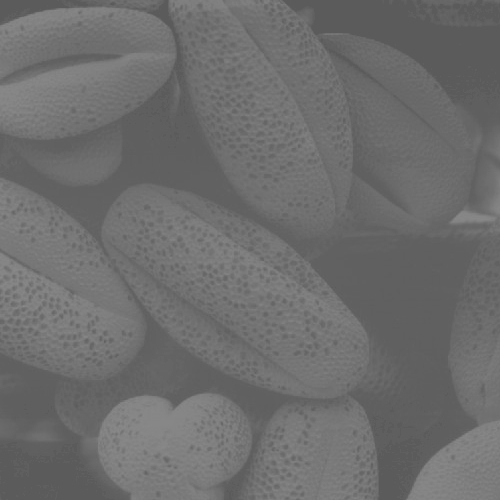
#> input picture Immagini/granelli.jpg, 500 x 500 px, found by its file name
$ python Esercitazione2_inaula.py
#> lines starting #> are read from the running program, lines starting #| are printed output that depends on the picture
# -*- coding: utf-8 -*-
"""
Created on Tue Mar 18 10:37:15 2025

@author: david
"""


import numpy as np # importa Numpy
import matplotlib.pyplot as plt # importa Matplotlib
import scipy.ndimage as ndi # importa Scipy per le immagini
import skimage.io as io # importa il modulo Input/Output di SK-Image
from skimage import exposure

import mylib as ml

# mask = x>0 #prende una matrice e verifica quando il singolo valore è maggiore di 0 ( restituisce una matrice booleana)

# x[mask] = 0 ##annulla tutti i valori maggiori di 0 x[true]

#psso compattare i due comandi
# x[x>255] = 255 ##operazione di saturazione

# plt.close();

# x = io.imread('./immagini/granelli.jpg')
# x = np.float64(x)

# plt.figure(1);
# plt.imshow(x, clim=[0,255], cmap='gray')


# # #per capire di quanto fare l'offset andiamo a vedere quanto vale il min e il max dell'immagine

# x_min = np.min(x)
# x_max= np.max(x);

# # #vediamo che il min è 90 e il max 138 dunque possiamo aggiungere anche 100 livelli per schiarirla

# y = x +50;

# plt.figure(2);
# plt.imshow(y, clim=None, cmap='gray')

# y_str = ml.fshs(y, 256)

# plt.figure(3);
# plt.imshow(y_str, clim=[0,255], cmap='gray')


# plt.figure(4);
# plt.imshow( 255-x, clim=[0,255], cmap='gray')
# plt.title('y invertita')

# plt.figure(5)
# plt.hist(y_str.flatten(), bins=256); #flatten vettorizza la matrice, bins sono i livelli di grigio
# # plt.xlim((0,255))

# # plt.figure(5)
# # plt.hist(y_str.flatten(), bins=256); #flatten vettorizza la matrice, bins sono i livelli di grigio
# # plt.xlim((0,255))

# for i in range(0, 5):
#     plt.close();


# # ###TRASFORMAZIONE LOG E POTENZA
# x = io.imread('./immagini/spettro.jpg')
# x = np.float64(x)
# plt.figure(1);plt.imshow(x, clim=None, cmap='gray');

# y= np.log(x+1) #mettiamo +1 per evitare log0 #quest'operazione modifica i livelli di grigio
# plt.figure(2); plt.imshow(np.log(x+1), clim=None, cmap='gray'); #se non voglio modificare i livelli di grigio ma voglio solo vederli
# # #posso mettere il log direttamente nella visualizzazione

# plt.close('all');


# # ##prova di potenza su vista aerea
# x= io.imread('./immagini/vista_aerea.jpg')
# y = x**0.9
# plt.figure(1);plt.imshow(x, clim=[0,255], cmap='gray');
# plt.figure(2); plt.imshow(y, clim=[0,255], cmap='gray'); #se non voglio modificare i livelli di grigio ma voglio solo vederli

# plt.close('all');

#equalizzazione dell'istogramma
# z= io.imread('./immagini/marte.jpg')
# plt.figure(1);plt.imshow(z, clim=[0,255], cmap='gray');
# plt.figure(2); plt.hist(z.flatten(), 256);
# plt.close()
x = io.imread('../immagini/granelli.jpg')
#> x is the input picture: shape (500, 500); min 90, max 138, mean 109.1
plt.figure(1); plt.imshow(x, clim=[0,255], cmap='gray');
plt.figure(2); plt.hist(x.flatten(), 256);

from skimage.exposure import equalize_hist
y = equalize_hist(x)
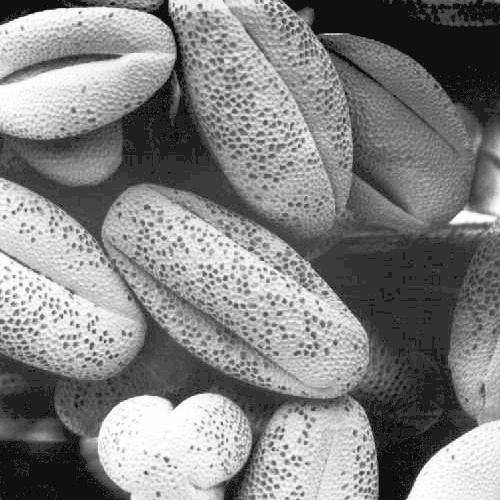
#> y: shape (500, 500) float64; min 0.00206, max 1, mean 0.517
y = 255*y
#> `# plt.imshow(z, clim=[0,255], cmap='gray');`:
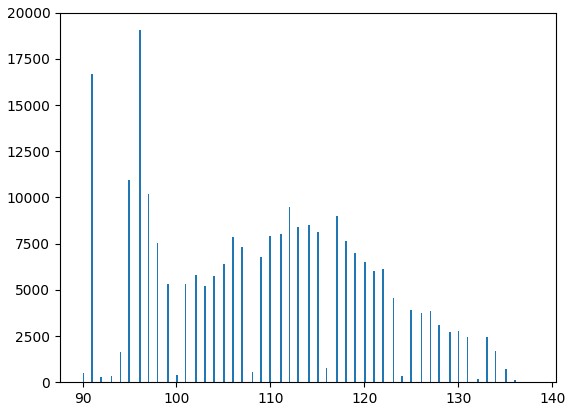
#> figure drawn by matplotlib, 1 panel; tallest bar 19057 high, from x = 96 to 96.19
#> `# plt.imshow(z, clim=[0,255], cmap='gray');`:
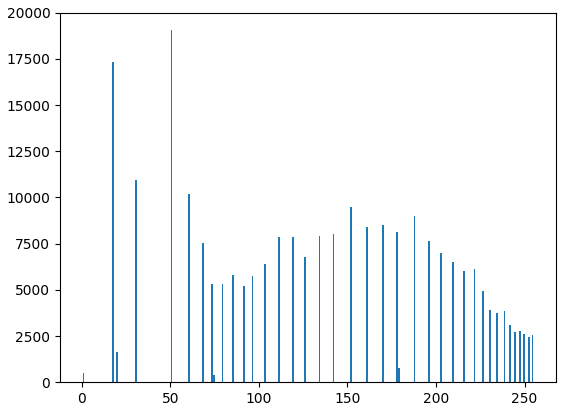
#> figure drawn by matplotlib, 1 panel; tallest bar 19057 high, from x = 50.23 to 51.22

plt.figure(3); plt.imshow(y, clim=[0,255], cmap='gray');
plt.figure(4); plt.hist(y.flatten(), 256);

# [6 lines of commented-out code are left out]
